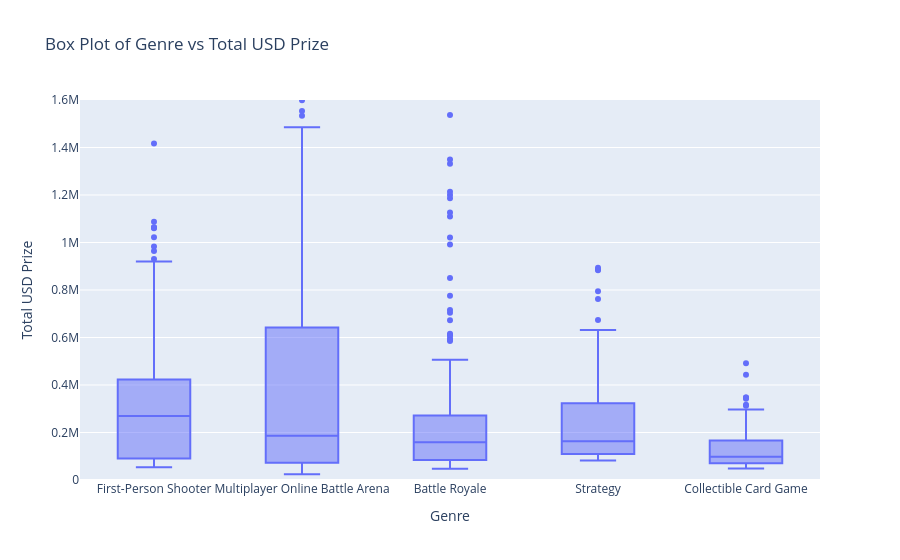

The code cell stored with this chart in its notebook:
### Code cell
import matplotlib.pyplot as plt
#Create a box plot comparing genre of games with the total prizepool made

fig = px.box(df_player, x='Genre', y='TotalUSDPrize', title='Box Plot of Genre vs Total USD Prize', range_y=[0, 1600000])
fig.update_xaxes(title_text='Genre')
fig.update_yaxes(title_text='Total USD Prize')
fig.show()

### Figure 1 — Plotly figure (JSON) as saved in the notebook; plotly's stock layout.template omitted (floating-point values rounded to 4 significant figures; data arrays with more than 128 entries replaced by an {"elided": "..."} marker saying what was removed)
{"data": [{"alignmentgroup": "True", "hovertemplate": "Genre=%{x}<br>TotalUSDPrize=%{y}<extra></extra>", "legendgroup": "", "marker": {"color": "#636efa"}, "name": "", "notched": false, "offsetgroup": "", "orientation": "v", "showlegend": false, "type": "box", "x": {"elided": "1032 str values"}, "x0": " ", "xaxis": "x", "y": {"elided": "1032 float values"}, "y0": " ", "yaxis": "y"}], "layout": {"boxmode": "group", "legend": {"tracegroupgap": 0}, "title": {"text": "Box Plot of Genre vs Total USD Prize"}, "xaxis": {"anchor": "y", "domain": [0, 1], "title": {"text": "Genre"}}, "yaxis": {"anchor": "x", "domain": [0, 1], "range": [0, 1600000], "title": {"text": "Total USD Prize"}}}}
